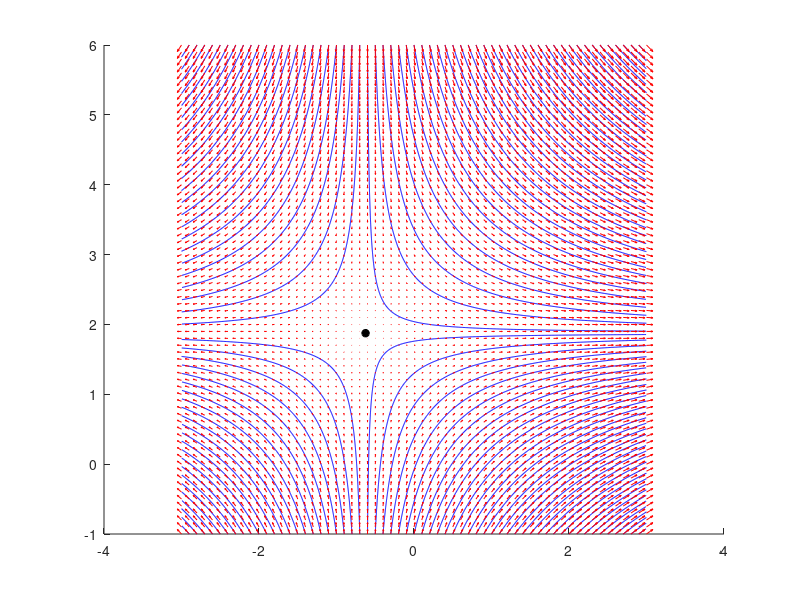

Here is the MATLAB script that generated this plot:
clear; clc; close all;

% Description: Plots streamlines of flow and stagnation point.

u = @(x,y) 0.5 + 0.8*x;
v = @(x,y) 1.5 - 0.8*y;

x = -3:0.1:3;
y = -1:0.1:6;

[X,Y] = meshgrid(x,y);

U = u(X,Y); V = v(X,Y);

xStart = x; yStart = -1*ones(size(xStart));
hold on
streamline(X,Y,U,V,xStart,yStart)

xStart = x; yStart = 6*ones(size(xStart));
streamline(X,Y,U,V,xStart,yStart)

quiver(X,Y,U,V,'color','red')
plot(-0.625,1.875,'k*','linewidth',2)
